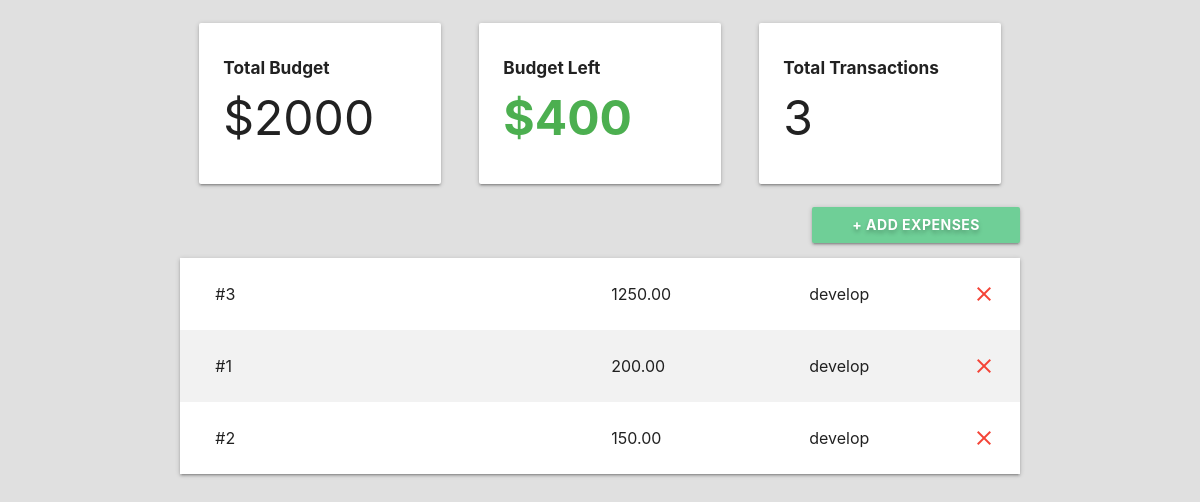
Page /project-1 on the committed database.
### budget/models.py (models this page shows, shortened)
class Project(models.Model):
    name = models.CharField(max_length=100)
    slug = models.SlugField(max_length=100, unique=True, blank=True)
    budget = models.IntegerField()
    @property
    def budget_left(self):
        expense_list = Expense.objects.filter(project=self)
        total_amount = 0
        for expense in expense_list:
            total_amount += expense.amount
        return int(self.budget - total_amount)
    @property
    def total_transactions(self):
        expense_list = Expense.objects.filter(project=self)
        return expense_list.count()

class Expense(models.Model):
    project = models.ForeignKey(Project, on_delete=models.CASCADE, related_name="expenses")
    title = models.CharField(max_length=100)
    amount = models.DecimalField(max_digits=8, decimal_places=2)
    category = models.ForeignKey(Category, on_delete=models.CASCADE)
    class Meta:
        ordering = ('-amount',)

class Category(models.Model):
    project = models.ForeignKey(Project, on_delete=models.CASCADE)
    name = models.CharField(max_length=50)

### budget/views.py (the view, shortened to what this page needs)
# urls.py: path('<slug:project_slug>', views.project_detail, name= "detail")
def project_detail(request, project_slug):
    project = get_object_or_404(Project, slug=project_slug)
    if request.method == "GET":
        categories_list = Category.objects.filter(project=project)
        return render(request, 'budget/project-detail.html', {'project':project, 'expense_list': project.expenses.all(), 'categories_list': categories_list})
    return HttpResponseRedirect(project_slug)

### budget/templates/budget/project-detail.html (shortened to what this page needs)
{% extends 'budget/base.html' %} {% block content %}
<div class="container">
  <section class="section section-stats">
    <div class="row">
      <div class="col s12 m12 l4">
        <div class="card-panel">
          <h6 class="bold">Total Budget</h6>
          <h1>${{project.budget}}</h1>
        </div>
      </div>
      <div class="col s12 m12 l4">
        <div class="card-panel">
          <h6 class="bold">Budget Left</h6>
          {% if project.budget_left > 0 %}
          <h1 class="bold green-text">${{ project.budget_left }}</h1>
          {% elif project.budget_left == 0 %}
          <h1 class="bold orange-text">${{ project.budget_left }}</h1>
          {% else %}
          <h1 class="bold red-text">${{ project.budget_left }}</h1>
          {% endif %}
        </div>
      </div>
      <div class="col s12 m12 l4">
        <div class="card-panel">
          <h6 class="bold">Total Transactions</h6>
          <h1>{{ project.total_transactions }}</h1>
        </div>
      </div>
    </div>
  </section>
  <section class="section-expenses">
    <div class="row">
      <button class="btn waves-effect right modal-trigger" href="#expenseModal">
        + Add Expenses
      </button>
    </div>
    <ul class="z-depth-1">
      {% for expense in expense_list%}
      <li>
        <div class="card-panel z-depth-0 expense">
          <div class="row">
            <div class="col l6">
              <span class="title">{{ expense.title }}</span>
            </div>
            <div class="col l3">
              <span class="title">{{ expense.amount }}</span>
            </div>
            <div class="col l">
              <span class="title">{{ expense.category.name }}</span>
            </div>
            <a
              class="close-icon"
              onclick="deleteExpense(this)"
              data-id="{{ expense.id }}"
            >
              <i class="material-icons red-text right">close</i>
            </a>
          </div>
        </div>
      </li>
      {% endfor %}
    </ul>
  </section>
</div>
{% endblock content %}

### budget/static/css/style.css (style rules this page uses)
html { font-family: "Poppins", sans-serif; background: #e0e0e0; }
.bold { font-weight: bold; }
.row { margin: 0 !important; }
.section-stats .card-panel { margin: 8px; }
.section-stats h1 { font-size: 4vw; margin: 15px 0px; }
.section-expenses button { padding: 0px 40px; font-weight: bold; text-shadow: 0px 3px 4px rgba(0, 0, 0, 0.25); background: #6fcf97; }
.section-expenses .expense { font-size: 16px; border-radius: 0; margin: 0; }
.section-expenses li:nth-child(even) .expense { background-color: #f2f2f2; }

### rows in the picture
Project: budget "2000", budget_left "400", total_transactions "3"
Expense: title "#3", amount "1250.00", category.name "develop"
Expense: title "#1", amount "200.00", category.name "develop"
Expense: title "#2", amount "150.00", category.name "develop"
